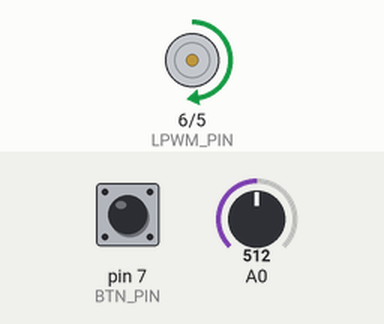
Recording of a sketch running on a simulated Arduino Uno, built with avr-gcc and run on an emulated ATmega328P. Shown: motor-driver pin pairs drawn as motors (green arrow = first pin HIGH = forward, orange = second pin HIGH = backward, longer = more drive). The test bench sets the inputs (shaded band); at power-on: A0 = 512, pin 7 (BTN_PIN) HIGH.

Above: at 1.2 s.
1.3 s: A0 set to 716
At 2.3 s:
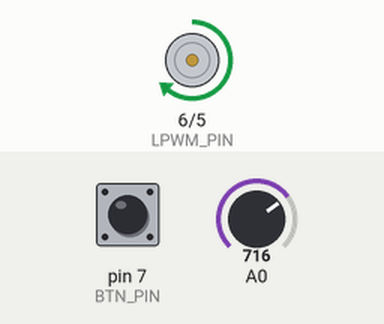
2.8 s: pin 7 (BTN_PIN) pulled LOW for 0.15 s
At 3.5 s:
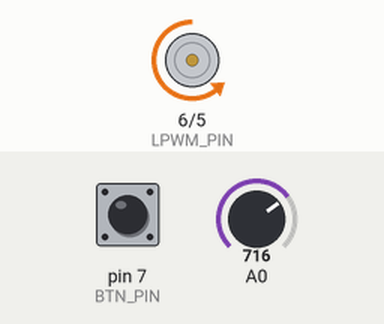
4.4 s: A0 set to 900
At 4.7 s:
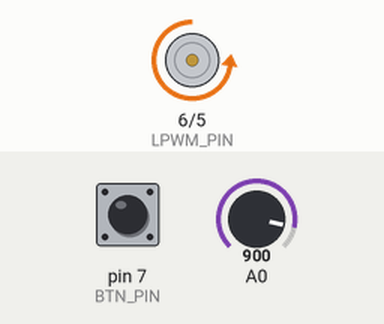
5.9 s: pin 7 (BTN_PIN) pulled LOW for 1 s
At 8.1 s:
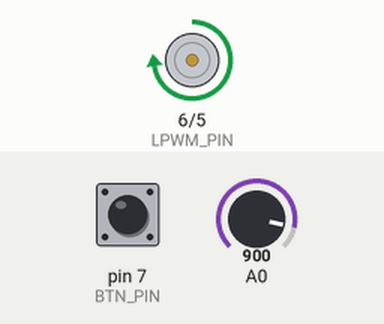
8.4 s: A0 set to 122
At 9.0 s:
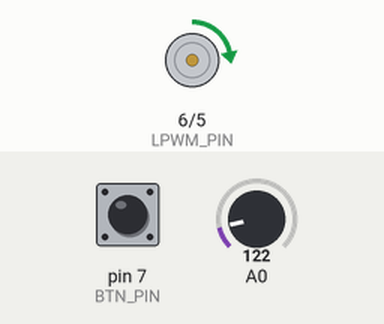
9.9 s: pin 7 (BTN_PIN) pulled LOW for 0.15 s
At 11.5 s:
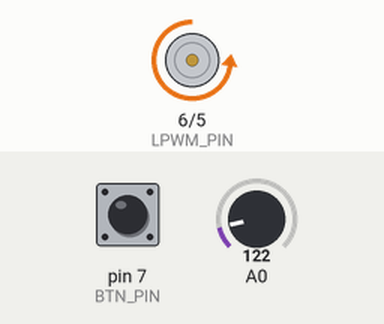
Timing chart, 0 to 12.5 s (numbered marks = the images above; inputs shaded):
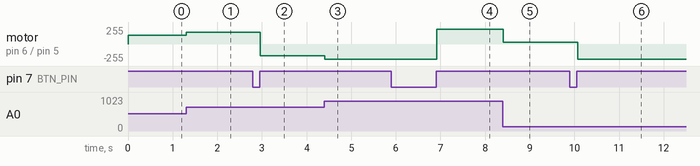

The sketch:

engine_example.ino
```cpp
/*
 * LAB Name: Arduino DC Motor Control With BTS7960 Driver
 * Author: Khaled Magdy
 * For More Info Visit: www.DeepBlueMbedded.com
*/
#define BTN_PIN 7
#define RPWM_PIN 5 //turn right pin
#define LPWM_PIN 6 //turn left  pin

unsigned long T1 = 0, T2 = 0;
uint8_t TimeInterval = 5; // 5ms
bool Direction = 0;

void setup() {
  pinMode(BTN_PIN, INPUT);
  pinMode(RPWM_PIN, OUTPUT);
  pinMode(LPWM_PIN, OUTPUT);
  analogWrite(RPWM_PIN, 0);
  analogWrite(LPWM_PIN, 0);
}

void loop() {
  T2 = millis();
  if( (T2-T1) >= TimeInterval) // Every 5ms
  {
    // Read The Direction Control Button State
    if (debounce()) {
      Direction = !Direction; // Toggle Rotation Direction
    }
    // Read The Potentiometer & Control The Motor Speed (PWM) + Direction
    if(Direction)
    {
      analogWrite(RPWM_PIN, (analogRead(A0)>>2));
      analogWrite(LPWM_PIN, 0);
    }
    else
    {
      analogWrite(LPWM_PIN, (analogRead(A0)>>2));
      analogWrite(RPWM_PIN, 0);
    }
    T1 = millis();
  }
}

bool debounce(void)
{
  static uint16_t btnState = 0;
  btnState = (btnState<<1) | (!digitalRead(BTN_PIN));
  return (btnState == 0xFFF0);
}
```

Measured:
- after the input at 1.3 s, motor on pin 6 (LPWM_PIN) / pin 5 (RPWM_PIN): forward 128/255 → forward 179/255 at once
- after the input at 2.8 s, motor on pin 6 (LPWM_PIN) / pin 5 (RPWM_PIN): forward 179/255 → backward 179/255 after 0.17 s
- after the input at 4.4 s, motor on pin 6 (LPWM_PIN) / pin 5 (RPWM_PIN): backward 179/255 → backward 225/255 at once
- after the input at 5.9 s, motor on pin 6 (LPWM_PIN) / pin 5 (RPWM_PIN): backward 225/255 → forward 225/255 after 1.0 s
- after the input at 8.4 s, motor on pin 6 (LPWM_PIN) / pin 5 (RPWM_PIN): forward 225/255 → forward 30/255 at once
- after the input at 9.9 s, motor on pin 6 (LPWM_PIN) / pin 5 (RPWM_PIN): forward 30/255 → backward 225/255 after 0.17 s
